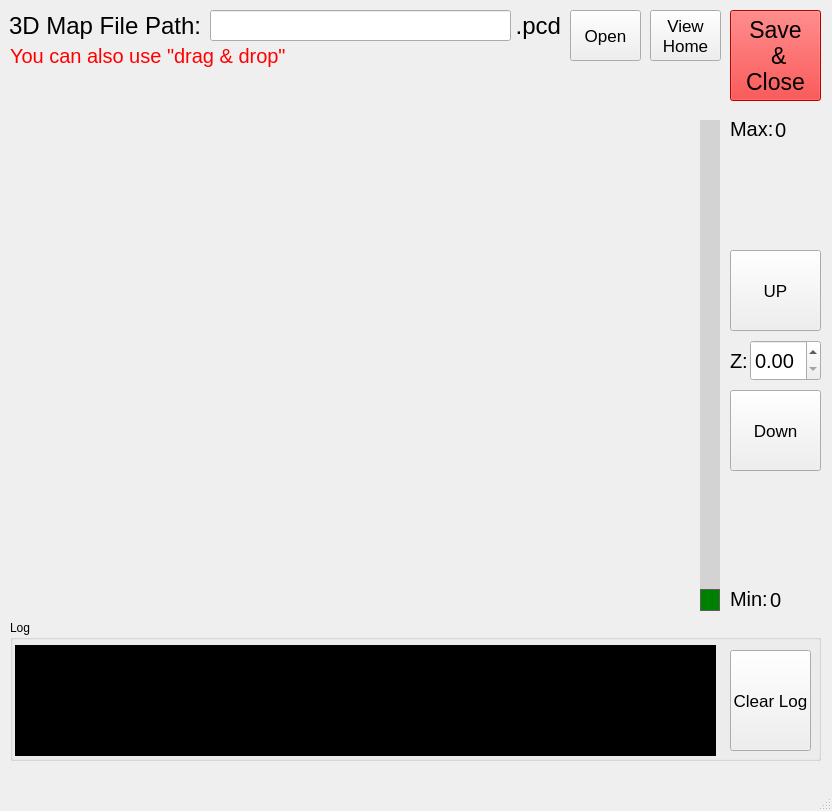
<?xml version="1.0" encoding="UTF-8"?>
<ui version="4.0">
 <class>MainWindow</class>
 <widget class="QMainWindow" name="MainWindow">
  <property name="geometry">
   <rect>
    <x>0</x>
    <y>0</y>
    <width>832</width>
    <height>811</height>
   </rect>
  </property>
  <property name="acceptDrops">
   <bool>true</bool>
  </property>
  <property name="windowTitle">
   <string>Map Converter</string>
  </property>
  <widget class="QWidget" name="centralwidget">
   <widget class="QPushButton" name="pushButton_close">
    <property name="geometry">
     <rect>
      <x>730</x>
      <y>10</y>
      <width>91</width>
      <height>91</height>
     </rect>
    </property>
    <property name="font">
     <font>
      <pointsize>17</pointsize>
     </font>
    </property>
    <property name="styleSheet">
     <string notr="true">background-color: rgb(255, 0, 0);</string>
    </property>
    <property name="text">
     <string>Save
 &amp;&amp; 
Close</string>
    </property>
   </widget>
   <widget class="QSlider" name="verticalSlider_slide_z">
    <property name="geometry">
     <rect>
      <x>690</x>
      <y>120</y>
      <width>41</width>
      <height>491</height>
     </rect>
    </property>
    <property name="sizePolicy">
     <sizepolicy hsizetype="Expanding" vsizetype="Expanding">
      <horstretch>0</horstretch>
      <verstretch>0</verstretch>
     </sizepolicy>
    </property>
    <property name="sizeIncrement">
     <size>
      <width>0</width>
      <height>0</height>
     </size>
    </property>
    <property name="styleSheet">
     <string notr="true">QSlider::groove:vertical {
	background: lightgray;
	width: 20px;
}
QSlider::handle:vertical {
	background: green;
	border: 1px solid #5c5c5c;
	height: 20px;
	width: 40px;

}</string>
    </property>
    <property name="maximum">
     <number>10000</number>
    </property>
    <property name="singleStep">
     <number>1</number>
    </property>
    <property name="orientation">
     <enum>Qt::Vertical</enum>
    </property>
    <property name="tickInterval">
     <number>0</number>
    </property>
   </widget>
   <widget class="QLabel" name="label_2">
    <property name="geometry">
     <rect>
      <x>730</x>
      <y>120</y>
      <width>51</width>
      <height>17</height>
     </rect>
    </property>
    <property name="font">
     <font>
      <pointsize>15</pointsize>
     </font>
    </property>
    <property name="text">
     <string>Max:</string>
    </property>
    <property name="alignment">
     <set>Qt::AlignLeading|Qt::AlignLeft|Qt::AlignVCenter</set>
    </property>
   </widget>
   <widget class="QLabel" name="label_3">
    <property name="geometry">
     <rect>
      <x>730</x>
      <y>590</y>
      <width>41</width>
      <height>17</height>
     </rect>
    </property>
    <property name="font">
     <font>
      <pointsize>15</pointsize>
     </font>
    </property>
    <property name="text">
     <string>Min:</string>
    </property>
   </widget>
   <widget class="QPushButton" name="pushButton_open_pcd">
    <property name="geometry">
     <rect>
      <x>570</x>
      <y>10</y>
      <width>71</width>
      <height>51</height>
     </rect>
    </property>
    <property name="font">
     <font>
      <family>Ubuntu</family>
      <pointsize>13</pointsize>
     </font>
    </property>
    <property name="text">
     <string>Open</string>
    </property>
   </widget>
   <widget class="QLabel" name="label_5">
    <property name="geometry">
     <rect>
      <x>10</x>
      <y>10</y>
      <width>191</width>
      <height>31</height>
     </rect>
    </property>
    <property name="font">
     <font>
      <pointsize>18</pointsize>
     </font>
    </property>
    <property name="contextMenuPolicy">
     <enum>Qt::DefaultContextMenu</enum>
    </property>
    <property name="layoutDirection">
     <enum>Qt::LeftToRight</enum>
    </property>
    <property name="text">
     <string>3D Map File Path:</string>
    </property>
    <property name="alignment">
     <set>Qt::AlignRight|Qt::AlignTrailing|Qt::AlignVCenter</set>
    </property>
   </widget>
   <widget class="QLineEdit" name="lineEdit_3dmap_dir">
    <property name="geometry">
     <rect>
      <x>210</x>
      <y>10</y>
      <width>301</width>
      <height>31</height>
     </rect>
    </property>
    <property name="font">
     <font>
      <pointsize>18</pointsize>
     </font>
    </property>
    <property name="acceptDrops">
     <bool>false</bool>
    </property>
    <property name="text">
     <string/>
    </property>
    <property name="alignment">
     <set>Qt::AlignRight|Qt::AlignTrailing|Qt::AlignVCenter</set>
    </property>
   </widget>
   <widget class="QLabel" name="label_4">
    <property name="geometry">
     <rect>
      <x>10</x>
      <y>40</y>
      <width>471</width>
      <height>31</height>
     </rect>
    </property>
    <property name="font">
     <font>
      <pointsize>15</pointsize>
     </font>
    </property>
    <property name="styleSheet">
     <string notr="true">color: rgb(255, 0, 0);</string>
    </property>
    <property name="text">
     <string>You can also use &quot;drag &amp; drop&quot;</string>
    </property>
   </widget>
   <widget class="QLabel" name="label_6">
    <property name="geometry">
     <rect>
      <x>510</x>
      <y>10</y>
      <width>51</width>
      <height>31</height>
     </rect>
    </property>
    <property name="font">
     <font>
      <pointsize>18</pointsize>
     </font>
    </property>
    <property name="contextMenuPolicy">
     <enum>Qt::DefaultContextMenu</enum>
    </property>
    <property name="layoutDirection">
     <enum>Qt::LeftToRight</enum>
    </property>
    <property name="text">
     <string>.pcd</string>
    </property>
    <property name="alignment">
     <set>Qt::AlignRight|Qt::AlignTrailing|Qt::AlignVCenter</set>
    </property>
   </widget>
   <widget class="QDoubleSpinBox" name="doubleSpinBox_z_value">
    <property name="geometry">
     <rect>
      <x>750</x>
      <y>340</y>
      <width>71</width>
      <height>41</height>
     </rect>
    </property>
    <property name="font">
     <font>
      <pointsize>15</pointsize>
     </font>
    </property>
    <property name="singleStep">
     <double>0.010000000000000</double>
    </property>
   </widget>
   <widget class="QLabel" name="label_7">
    <property name="geometry">
     <rect>
      <x>730</x>
      <y>350</y>
      <width>21</width>
      <height>21</height>
     </rect>
    </property>
    <property name="font">
     <font>
      <pointsize>15</pointsize>
     </font>
    </property>
    <property name="text">
     <string>Z:</string>
    </property>
   </widget>
   <widget class="QPushButton" name="pushButton_up_z">
    <property name="geometry">
     <rect>
      <x>730</x>
      <y>250</y>
      <width>91</width>
      <height>81</height>
     </rect>
    </property>
    <property name="font">
     <font>
      <family>Ubuntu</family>
      <pointsize>13</pointsize>
     </font>
    </property>
    <property name="text">
     <string>UP</string>
    </property>
   </widget>
   <widget class="QPushButton" name="pushButton_down_z">
    <property name="geometry">
     <rect>
      <x>730</x>
      <y>390</y>
      <width>91</width>
      <height>81</height>
     </rect>
    </property>
    <property name="font">
     <font>
      <family>Ubuntu</family>
      <pointsize>13</pointsize>
     </font>
    </property>
    <property name="text">
     <string>Down</string>
    </property>
   </widget>
   <widget class="QLabel" name="label_z_max">
    <property name="geometry">
     <rect>
      <x>775</x>
      <y>120</y>
      <width>51</width>
      <height>20</height>
     </rect>
    </property>
    <property name="font">
     <font>
      <pointsize>15</pointsize>
     </font>
    </property>
    <property name="text">
     <string>0</string>
    </property>
   </widget>
   <widget class="QLabel" name="label_z_min">
    <property name="geometry">
     <rect>
      <x>770</x>
      <y>590</y>
      <width>51</width>
      <height>20</height>
     </rect>
    </property>
    <property name="font">
     <font>
      <pointsize>15</pointsize>
     </font>
    </property>
    <property name="text">
     <string>0</string>
    </property>
   </widget>
   <widget class="QWidget" name="verticalLayoutWidget">
    <property name="geometry">
     <rect>
      <x>10</x>
      <y>70</y>
      <width>681</width>
      <height>541</height>
     </rect>
    </property>
    <layout class="QVBoxLayout" name="verticalLayout_vis_map"/>
   </widget>
   <widget class="QGroupBox" name="groupBox_3">
    <property name="geometry">
     <rect>
      <x>10</x>
      <y>620</y>
      <width>811</width>
      <height>141</height>
     </rect>
    </property>
    <property name="title">
     <string>Log</string>
    </property>
    <widget class="QTextBrowser" name="textBrowser_log">
     <property name="geometry">
      <rect>
       <x>5</x>
       <y>25</y>
       <width>701</width>
       <height>111</height>
      </rect>
     </property>
     <property name="font">
      <font>
       <family>Ubuntu</family>
       <kerning>true</kerning>
      </font>
     </property>
     <property name="styleSheet">
      <string notr="true">background-color: rgb(0, 0, 0);
color: rgb(255, 255, 255);</string>
     </property>
    </widget>
    <widget class="QPushButton" name="pushButton_clear_log">
     <property name="geometry">
      <rect>
       <x>720</x>
       <y>30</y>
       <width>81</width>
       <height>101</height>
      </rect>
     </property>
     <property name="font">
      <font>
       <family>Ubuntu</family>
       <pointsize>13</pointsize>
      </font>
     </property>
     <property name="text">
      <string>Clear Log</string>
     </property>
    </widget>
   </widget>
   <widget class="QPushButton" name="pushButton_view_home">
    <property name="geometry">
     <rect>
      <x>650</x>
      <y>10</y>
      <width>71</width>
      <height>51</height>
     </rect>
    </property>
    <property name="font">
     <font>
      <family>Ubuntu</family>
      <pointsize>13</pointsize>
     </font>
    </property>
    <property name="text">
     <string>View
Home</string>
    </property>
   </widget>
  </widget>
  <widget class="QMenuBar" name="menubar">
   <property name="geometry">
    <rect>
     <x>0</x>
     <y>0</y>
     <width>832</width>
     <height>22</height>
    </rect>
   </property>
  </widget>
  <widget class="QStatusBar" name="statusbar"/>
 </widget>
 <resources/>
 <connections/>
</ui>
